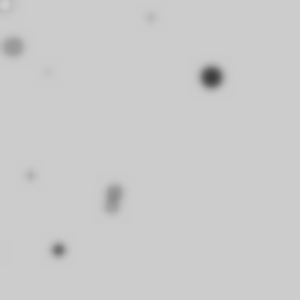
Frame 1 (no input)
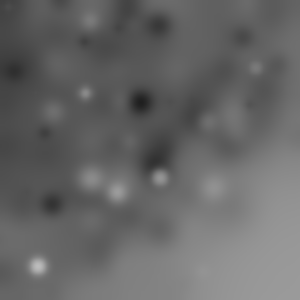
Frame 60 (the mouse pressed at the canvas centre just before this capture)
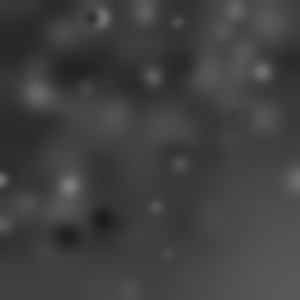
Frame 120 (the mouse held since frame 60 and released just before this capture)

The Processing sketch that drew these frames (run headless with seeded random() and noise(); from frame 60 on, the mouse is pressed at the canvas centre):

// Processing sketch: processing_3456
// ── processing_3456.pde

void setup(){size(300,300);}void draw(){for (int i=0;i<50;i++){rotate(random(PI/2));fill(x());float k=random(20);ellipse(x(),x(),k,k);}filter(BLUR,4);}float x(){return random(255);}
